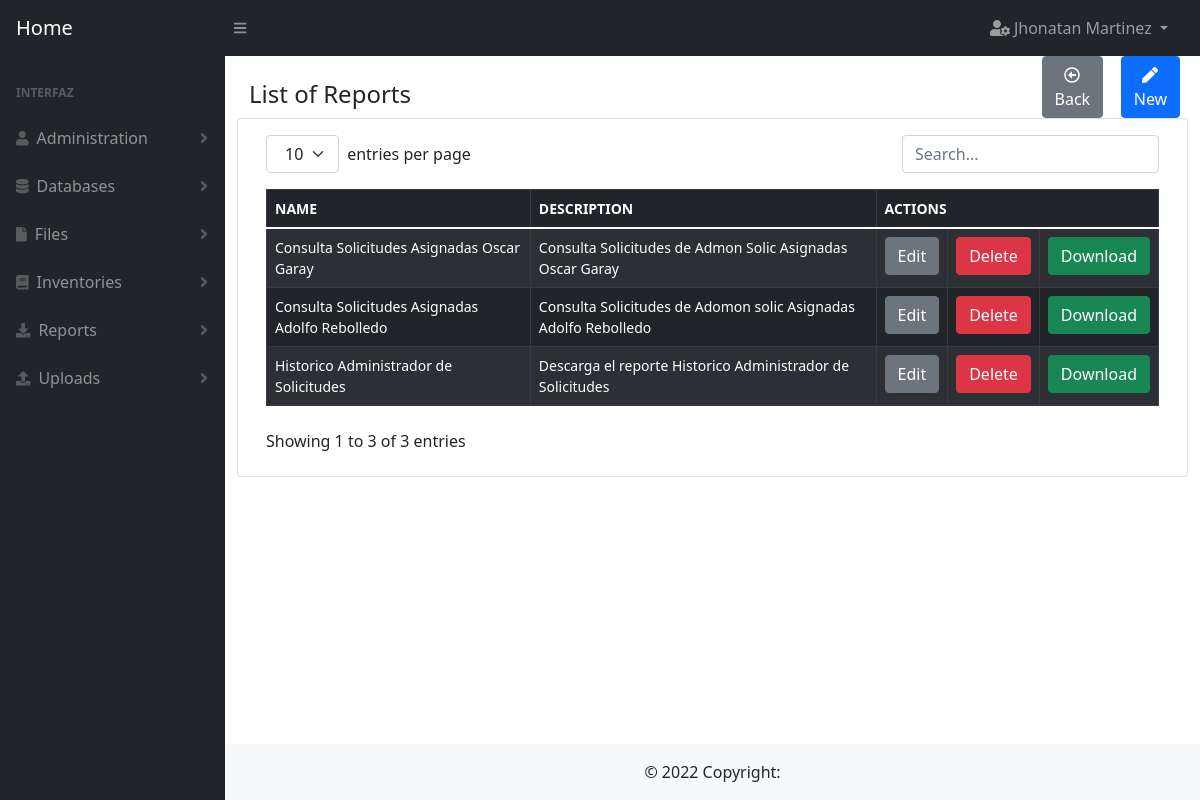
Page /report (signed in) on the committed database.
### user/models.py (models this page shows)
class User(db.Model):
    __tablename__ = 'users'
    id = db.Column(db.Integer, primary_key=True)
    full_name = db.Column(db.String(100))
    email = db.Column(db.String(100), unique=True)
    password = db.Column(db.String(100))
    is_admin = db.Column(db.Boolean)
    role_id = db.Column(db.Integer, db.ForeignKey('roles.id'), nullable=True)
    created_at = db.Column(db.DateTime, default=datetime.datetime.now)

### report/models.py (models this page shows)
class Report(db.Model):
    __tablename__ = 'reports'
    id = db.Column(db.Integer, primary_key=True)
    name = db.Column(db.String(100), unique=True)
    description = db.Column(db.String(1000))
    queries = db.Column(db.String(5000))
    params = db.Column(db.String(5000))
    database_id = db.Column(db.Integer, db.ForeignKey('databases.id'))
    created_at = db.Column(db.DateTime, default=datetime.datetime.now)

### report/routes.py (the view)
@report.route(routes["index"])
@decorator(page=pages["index"])
def index():
    try:
        data = organize_data(data_model=models.Report.query.order_by(models.Report.id.desc()).all(),
                             show_columns=['id', 'name', 'description'])
        return render_template(templates["index"],
                               object_list=data)
    except Exception as exc:
        return show_error(pages["index"] + ': ' + str(exc))

### utils/auth.py (called while the page is built)
def has_permission(page):
    can_enter = False
    try:
        user = User.query.get(session['user_id'])
        if user.is_admin:
            can_enter = True
        else:
            page_id = Page.query.filter(Page.route == page).first().id
            permissions = Permission.query.filter_by(role_id=user.role_id, page_id=page_id).first()
            if permissions is not None:
                can_enter = True
    except Exception as exc:
        error_message = 'permission.queries.has_permission: ' + str(exc)
        print("ERROR: " + error_message)
    finally:
        return can_enter

def decorator(page, url='index'):
    def _permissions(function):
        @wraps(function)
        def new_function(*args, **kwargs):
            if not has_permission(page=page):
                return show_message(id=1,
                                    url=url)
            return function(*args, **kwargs)
        return new_function
    return _permissions

### utils/main_functions.py (called while the page is built)
def organize_data(data_model, show_columns):
    object_list = []
    try:
        for row in data_model:
            dictionary = dict((column, getattr(row, column)) for column in row.__table__.columns.keys())
            delete_columns = []
            for key in dictionary.keys():
                if key not in show_columns:
                    delete_columns.append(key)
            for column in delete_columns:
                dictionary.pop(column)
            object_list.append(dictionary)
    except Exception as exc:
        error_message = __this + inspect.stack()[0][3] + ': ' + str(exc)
        print("ERROR: ", error_message)
    finally:
        return object_list

### templates/report/index.html (shortened to what this page needs)
{% extends 'base/index_forms.html' %}
{% block title%}
List of Reports
{% endblock%}
{% block button_new%}
    onclick="window.location.href='{{ url_for('report.create') }}'"
{% endblock%}
{% block table_header_actions %}
<th colspan="3">ACTIONS</th>
{% endblock %}
{% block table_rows %}
    {% for row in object_list %}
        <tr>
            {% for key, value in row.items() %}
                {% if key != 'id'%}
                    <td>
                        {{value}}
                    </td>
                {% endif %}
            {% endfor %}
            <td><a href="{{ url_for('report.edit', id=row.id) }}" type="button" class="btn btn-secondary">Edit</a></td>
            <td><a href="{{ url_for('report.delete', id=row.id) }}" type="button" class="btn btn-danger">Delete</a></td>
            <td><a id="btn_download" href="{{ url_for('report.download', id=row.id) }}" type="button" class="btn btn-success">Download</a></td>
        </tr>
    {% endfor %}
{% endblock %}

### templates/base/base.html (shortened to what this page needs)
<!DOCTYPE html>
<html lang="es">
<head>
    <link rel='stylesheet' href= "{{url_for('static', filename='css/styles.css')}}"/>
    <link rel='stylesheet' href= "{{url_for('static', filename='css/bootstrap.min.css')}}">
</head>
<body >
    <nav class="sb-topnav navbar navbar-expand navbar-dark bg-dark">
        <a class="navbar-brand ps-3" href="{{ url_for('index') }}">Home</a>
        <button class="btn btn-link btn-sm order-1 order-lg-0 me-4 me-lg-0" id="sidebarToggle" href="#"><i class="fas fa-bars"></i></button>
        <ul class="navbar-nav ms-auto ms-md-0 me-3 me-lg-4">
            <li class="nav-item dropdown">
                <a class="nav-link dropdown-toggle" id="navbarDropdown" href="#" role="button" data-bs-toggle="dropdown" aria-expanded="false">
                    <i class="fas fa-user-cog"></i> {{session['user']}}
                </a>
            </li>
        </ul>
    </nav>
    <div id="layoutSidenav">
        <div id="layoutSidenav_nav">
            <nav class="sb-sidenav accordion sb-sidenav-dark" id="sidenavAccordion">
                <div class="sb-sidenav-menu">
                    <div class="nav">
                        <div class="sb-sidenav-menu-heading">Interfaz</div>
                         <a class="nav-link collapsed" href="#" data-bs-toggle="collapse" data-bs-target="#collapseUsers" aria-expanded="false" aria-controls="collapseLayouts">
                            <div class="sb-nav-link-icon"><i class="fa fa-user"></i></div>
                            Administration
                            <div class="sb-sidenav-collapse-arrow"><i class="fas fa-angle-down"></i></div>
                        </a>
                        <a class="nav-link collapsed" href="#" data-bs-toggle="collapse" data-bs-target="#collapseDataBases" aria-expanded="false" aria-controls="collapseLayouts">
                            <div class="sb-nav-link-icon"><i class="fa fa-database"></i></div>
                            Databases
                            <div class="sb-sidenav-collapse-arrow"><i class="fas fa-angle-down"></i></div>
                        </a>
                         <a class="nav-link collapsed" href="#" data-bs-toggle="collapse" data-bs-target="#collapseFiles" aria-expanded="false" aria-controls="collapseLayouts">
                            <div class="sb-nav-link-icon"><i class="fa fa-file"></i></div>
                            Files
                            <div class="sb-sidenav-collapse-arrow"><i class="fas fa-angle-down"></i></div>
                        </a>
                        <a class="nav-link collapsed" href="#" data-bs-toggle="collapse" data-bs-target="#collapseInventories" aria-expanded="false" aria-controls="collapseLayouts">
                            <div class="sb-nav-link-icon"><i class="fas fa-book"></i></div>
                            Inventories
                            <div class="sb-sidenav-collapse-arrow"><i class="fas fa-angle-down"></i></div>
                        </a>
                        <a class="nav-link collapsed" href="#" data-bs-toggle="collapse" data-bs-target="#collapseReports" aria-expanded="false" aria-controls="collapseLayouts">
                            <div class="sb-nav-link-icon"><i class="fas fa-download"></i></div>
                            Reports
                            <div class="sb-sidenav-collapse-arrow"><i class="fas fa-angle-down"></i></div>
                        </a>
                        <a class="nav-link collapsed" href="#" data-bs-toggle="collapse" data-bs-target="#collapseUploads" aria-expanded="false" aria-controls="collapseLayouts">
                            <div class="sb-nav-link-icon"><i class="fas fa-upload"></i></div>
                            Uploads
                            <div class="sb-sidenav-collapse-arrow"><i class="fas fa-angle-down"></i></div>
                        </a>
                    </div>
                </div>
            </nav>
        </div>
        <div id="layoutSidenav_content">
            <main>
                <div class="container-fluid px-4">
                    <div class="row">
                        <div class="col-10">
                            <h4 class="mt-4">
                                {% block title %}{% endblock %}
                            </h4>
                        </div>
                        <div class="col-1">
                        {% block button1 %}
                        {% endblock %}
                        </div>
                        <div class="col-1">
                        {% block button2 %}
                        {% endblock %}
                        </div>
                    </div>
                    <div class="row">
                        <div class="card mb-4">
                            <div class="card-body">
                            {% block content %}{% endblock %}
                            </div>
                        </div>
                    </div>
                </div>
            </main>
            <footer class="bg-light text-center text-lg-start">
                <div class="text-center p-3" style="background-color: rgba(0, 0, 0, 0);">
                  © 2022 Copyright:
                </div>
            </footer>
        </div>
    </div>
</body>
</html>

### rows in the picture
User: user "Jhonatan Martinez"
Report: name "Consulta Solicitudes Asignadas Oscar Garay", description "Consulta Solicitudes de Admon Solic Asignadas Oscar Garay"
Report: name "Consulta Solicitudes Asignadas Adolfo Rebolledo", description "Consulta Solicitudes de Adomon solic Asignadas Adolfo Rebolledo"
Report: name "Historico Administrador de Solicitudes", description "Descarga el reporte Historico Administrador de Solicitudes"

### other values in the picture
{{ key.upper() }} "NAME" "DESCRIPTION"
